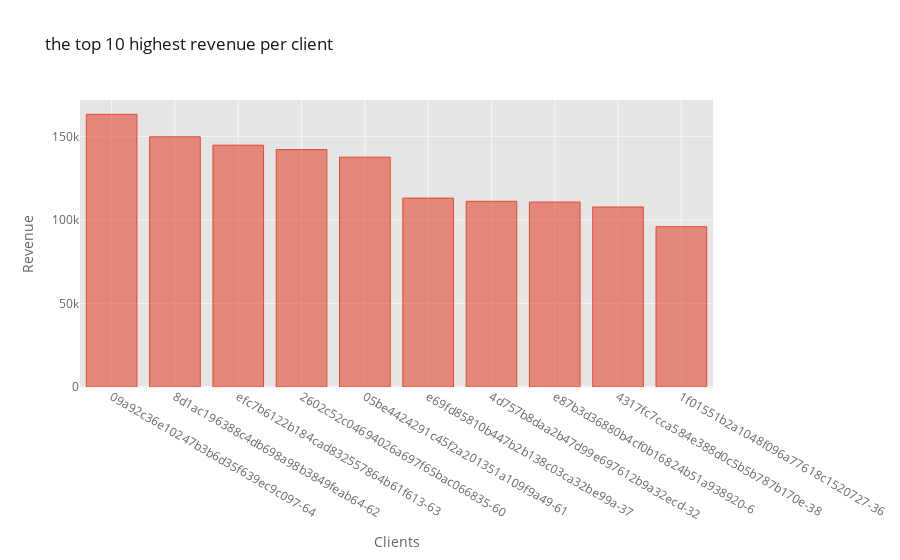

The notebook cell saved with this chart:
### Markdown cell above
## Analysis per client

### Code cell
MUN_CLIENTS = 10
df = df_sales.groupby(['id_client'])['revenue'].sum().sort_values(ascending=False)[:MUN_CLIENTS]
df.iplot(kind='bar', xTitle='Clients', yTitle='Revenue', title=f'the top {MUN_CLIENTS} highest revenue per client ')

### Figure 1 — Plotly figure (JSON) as saved in the notebook; plotly's stock layout.template omitted (floating-point values rounded to 4 significant figures)
{"data": [{"marker": {"color": "rgba(226, 74, 51, 0.6)", "line": {"color": "rgba(226, 74, 51, 1.0)", "width": 1}}, "name": "revenue", "orientation": "v", "text": "", "type": "bar", "x": ["09a92c36e10247b3b6d35f639ec9c097-64", "8d1ac196388c4db698a98b3849feab64-62", "efc7b6122b184cad832557864b61f613-63", "2602c52c04694026a697f65bac066835-60", "05be4424291c45f2a201351a109f9a49-61", "e69fd85810b447b2b138c03ca32be99a-37", "4d757b8daa2b47d99e697612b9a32ecd-32", "e87b3d36880b4cf0b16824b51a938920-6", "4317fc7cca584e388d0c5b5b787b170e-38", "1f01551b2a1048f096a77618c1520727-36"], "y": [163200.0, 149800.0, 144700.0, 142100.0, 137600.0, 113100.0, 111100.0, 110700.0, 107800.0, 95950.0]}], "layout": {"legend": {"bgcolor": "#FFFFFF", "font": {"color": "#666666"}}, "paper_bgcolor": "#FFFFFF", "plot_bgcolor": "#E5E5E5", "title": {"font": {"color": "#151516"}, "text": "the top 10 highest revenue per client "}, "xaxis": {"gridcolor": "#F6F6F6", "showgrid": true, "tickfont": {"color": "#666666"}, "title": {"font": {"color": "#666666"}, "text": "Clients"}, "zerolinecolor": "#F6F6F6"}, "yaxis": {"gridcolor": "#F6F6F6", "showgrid": true, "tickfont": {"color": "#666666"}, "title": {"font": {"color": "#666666"}, "text": "Revenue"}, "zerolinecolor": "#F6F6F6"}}}
